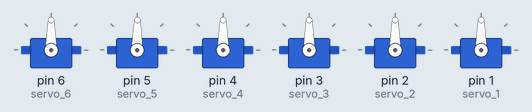
This sketch was run on a simulated Arduino Uno, built with avr-gcc and run on an emulated ATmega328P. Parts: 6 × servo.

Above: at 0.05 s.
Timing chart, 0 to 3.0 s (numbered marks = the images above):
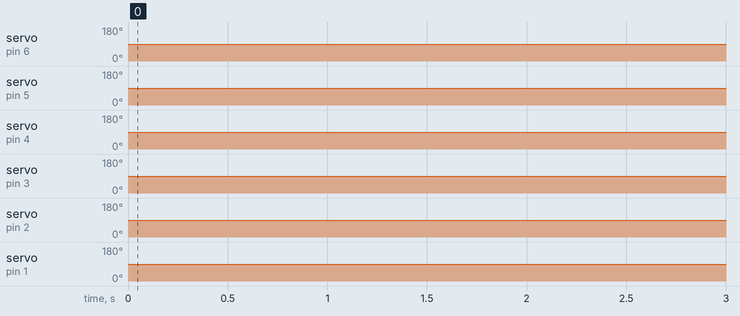

The sketch:

surprising_gogo1.ino
```cpp
// C++ code
//
#include <Servo.h>

int position = 0;

int i = 0;

int j = 0;

Servo servo_6;

Servo servo_5;

Servo servo_4;

Servo servo_3;

Servo servo_2;

Servo servo_1;

void setup()
{
  servo_6.attach(6, 500, 2500);

  servo_5.attach(5, 500, 2500);

  servo_4.attach(4, 500, 2500);

  servo_3.attach(3, 500, 2500);

  servo_2.attach(2, 500, 2500);

  servo_1.attach(1, 500, 2500);

}

void loop()
{
  position = 0;
  for (position = 1; position <= 89; position += 1) {
    servo_6.write(position);
  }
  delay(20); // Wait for 20 millisecond(s)
  for (i = 89; i >= 1; i -= 1) {
    servo_6.write(position);
  }
  position = 0;
  for (position = 1; position <= 89; position += 1) {
    servo_5.write(position);
  }
  delay(20); // Wait for 20 millisecond(s)
  for (i = 89; i >= 1; i -= 1) {
    servo_5.write(position);
  }
  position = 0;
  for (position = 1; position <= 89; position += 1) {
    servo_4.write(position);
  }
  delay(20); // Wait for 20 millisecond(s)
  for (i = 89; i >= 1; i -= 1) {
    servo_4.write(position);
  }
  position = 0;
  for (position = 1; position <= 89; position += 1) {
    servo_3.write(position);
  }
  delay(20); // Wait for 20 millisecond(s)
  for (i = 89; i >= 1; i -= 1) {
    servo_3.write(position);
  }
  position = 0;
  for (position = 1; position <= 89; position += 1) {
    servo_2.write(position);
  }
  delay(20); // Wait for 20 millisecond(s)
  for (i = 89; i >= 1; i -= 1) {
    servo_2.write(position);
  }
  position = 0;
  for (position = 1; position <= 89; position += 1) {
    servo_1.write(position);
  }
  delay(20); // Wait for 20 millisecond(s)
  for (i = 89; i >= 1; i -= 1) {
    servo_1.write(position);
  }
}
```

Measured:
- by itself, servo on pin 6 (servo_6), servo on pin 5 (servo_5), servo on pin 4 (servo_4), servo on pin 3 (servo_3), servo on pin 2 (servo_2), servo on pin 1 (servo_1): alternates 90° for 0.16 s and 89° for 0.03 s
